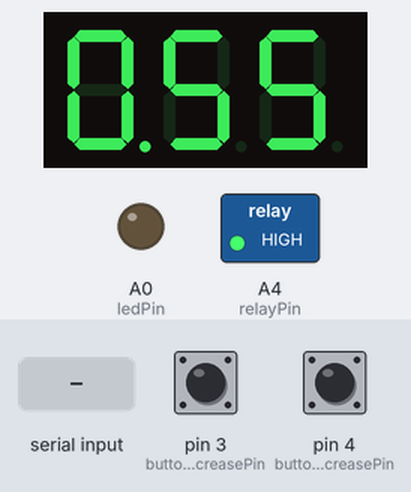
Recording of a sketch running on a simulated Arduino Uno, built with avr-gcc and run on an emulated ATmega328P. On the bench: 3-digit seven-segment display, switched loads named in the sketch (green lamp = pin HIGH), output pins drawn as LEDs (lit = HIGH). Inputs (shaded band) come from the test bench; at power-on: pin 3 (buttonDecreasePin) LOW, pin 4 (buttonIncreasePin) LOW. What the sketch prints to the serial monitor is not drawn.

Above: at 1.2 s.
1.3 s: pin 3 (buttonDecreasePin) pulled HIGH for 1 s
At 1.7 s:
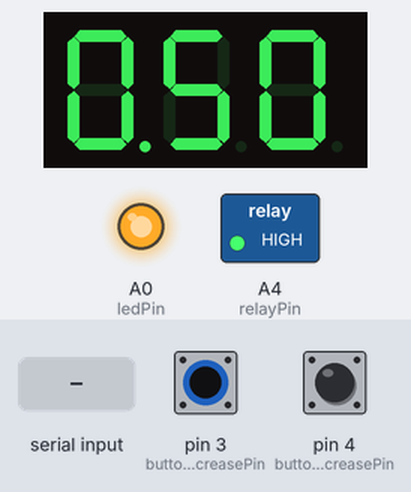
3.8 s: pin 4 (buttonIncreasePin) pulled HIGH for 3.2 s
At 7.5 s:
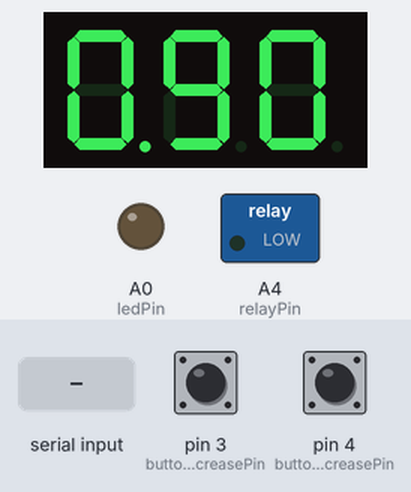
8.5 s: "parameter\n" received over Serial
10.0 s: "30,150\n" received over Serial
At 11.2 s:
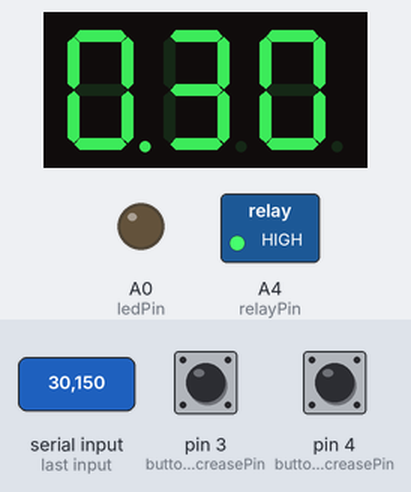
11.5 s: pin 4 (buttonIncreasePin) pulled HIGH for 0.15 s
At 12.8 s:
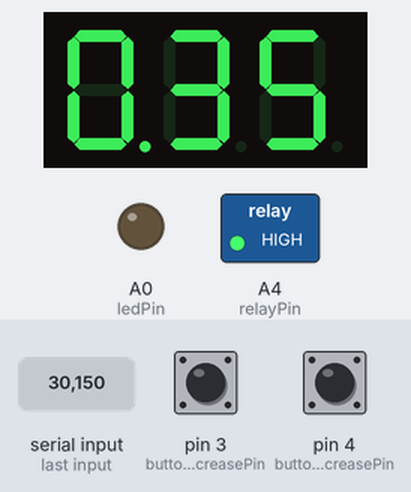
13.2 s: pin 3 (buttonDecreasePin) pulled HIGH for 0.15 s
At 14.1 s:
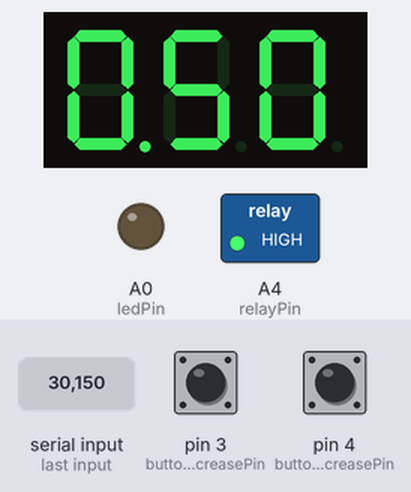
Timing chart, 0 to 15.9 s (numbered marks = the images above; inputs shaded):
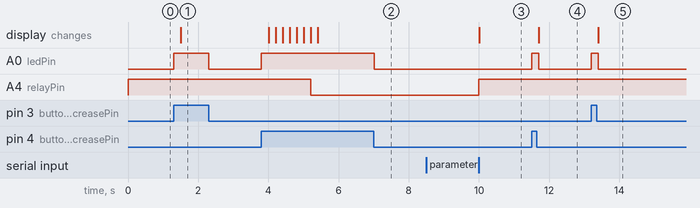

Measured:
- after the input at 1.3 s, A0 (ledPin): LOW → HIGH at once, → LOW 1.0 s later; the display: changes after 0.20 s (image 1)
- after the input at 3.8 s, A0 (ledPin): LOW → HIGH at once, → LOW 3.2 s later; A4 (relayPin): HIGH → LOW after 1.4 s; the display: first changes after 0.20 s (image 2 shows a later state)
- after the input at 10.0 s, A4 (relayPin): LOW → HIGH at once; the display: changes at once (image 3)
- after the input at 11.5 s, A0 (ledPin): LOW → HIGH at once, → LOW 0.20 s later; the display: changes after 0.20 s (image 4)
- after the input at 13.2 s, A0 (ledPin): LOW → HIGH at once, → LOW 0.20 s later; the display: changes after 0.20 s (image 5)

The sketch:

AllbutPIDnESP.ino
```cpp
#include "SevSeg.h"
SevSeg sevseg;  //Instantiate a seven segment controller object

//Sensor Setup
#include <OneWire.h>
#include <DallasTemperature.h>
#define ONE_WIRE_BUS 5

// Setup a oneWire instance to communicate with any OneWire devices (not just Maxim/Dallas temperature ICs)
OneWire oneWire(ONE_WIRE_BUS);

// Pass our oneWire reference to Dallas Temperature.
DallasTemperature sensors(&oneWire);
float temp;

// Pin Definitions
const int buttonIncreasePin = 4;
const int buttonDecreasePin = 3;
const int relayPin = A4;
const int ledPin = A0;

// Global Variables
int parameter = 55;                 // Current parameter
const int limitparameterUp = 90;    // Desired limit parameter
const int limitparameterDown = 50;  // Desired limit parameter

void setup() {
  Serial.begin(115200);
  pinMode(relayPin, OUTPUT);
  pinMode(ledPin, OUTPUT);
  pinMode(buttonIncreasePin, INPUT);
  pinMode(buttonDecreasePin, INPUT);

  digitalWrite(relayPin, LOW);
  digitalWrite(ledPin, LOW);


  byte numDigits = 3;
  byte digitPins[] = { A1, A2, A3 };
  byte segmentPins[] = { 8, 6, 10, 12, 13, 7, 9, 11 };
  bool resistorsOnSegments = true;     // 'false' means resistors are on digit pins
  byte hardwareConfig = COMMON_ANODE;  // See README.md for options
  bool updateWithDelays = false;       // Default 'false' is Recommended
  bool leadingZeros = false;           // Use 'true' if you'd like to keep the leading zeros
  bool disableDecPoint = false;        // Use 'true' if your decimal point doesn't exist or isn't connected

  sevseg.begin(hardwareConfig, numDigits, digitPins, segmentPins, resistorsOnSegments,
               updateWithDelays, leadingZeros, disableDecPoint);
  sevseg.setBrightness(90);
}

void loop() {

  if (digitalRead(buttonIncreasePin) == HIGH) {
    increaseParameter();
    digitalWrite(ledPin, HIGH);
    delay(200);  // Debounce delay
  }

  // Check if the decrease button is pressed
  if (digitalRead(buttonDecreasePin) == HIGH) {
    decreaseParameter();
    digitalWrite(ledPin, HIGH);
    delay(200);  // Debounce delay
  }
  digitalWrite(ledPin, LOW);


  // Check for serial input
  getSerialParam();
  relayControl();

  sevseg.setNumber(parameter, 2);
  Serial.println(parameter);
  sevseg.refreshDisplay();  // Must run repeatedly


  // This is code to display sensor parameter on seven segment
  // getData();
  // sevseg.setNumber(temp, 2);
  // Serial.println(temp);
  // sevseg.refreshDisplay();  // Must run repeatedly
}


/// END OF SEVEN SEGMENT///
void increaseParameter() {
  parameter += 5;
  if (parameter > limitparameterUp) {
    parameter = limitparameterUp;  // Set the parameter to the limit
  }
  Serial.println("Increased parameter: " + String(parameter));
}

void decreaseParameter() {
  parameter -= 5;
  if (parameter < limitparameterDown) {
    parameter = limitparameterDown;  // Set the parameter to the limit
  }
  Serial.println("Decreased parameter: " + String(parameter));
}

/// END OF PUSHBUTTON///

unsigned long previousMillis = 0;     // Variable to store the previous timestamp
const unsigned long interval = 2000;  // Interval in milliseconds between data retrievals


void getData() {
  unsigned long currentMillis = millis();  // Get the current timestamp

  if (currentMillis - previousMillis >= interval) {  // Check if the interval has passed
    previousMillis = currentMillis;                  // Update the previous timestamp

    sensors.requestTemperatures();      // Send the command to get temperatures
    temp = sensors.getTempCByIndex(0);  // Get the temperature from the first sensor
    Serial.println(temp);
  }
}

/// END OF Sensor///

void getSerialParam() {
  if (Serial.available() > 0) {
    String input = Serial.readStringUntil('\n');
    input.trim();
    if (input == "parameter") {
      Serial.print("Enter new parameter: ");
      while (Serial.available() == 0) {
        // Wait for input
      }
      String newParameter = Serial.readStringUntil('\n');
      newParameter.trim();
      parameter = newParameter.toInt();
      Serial.print("Parameter set to: ");
      Serial.println(parameter);
    }
  }
}

void relayControl() {
  if (parameter < 60) {
    digitalWrite(relayPin, HIGH);  // Set output pin to HIGH
    Serial.println("Parameter is lower than 60");
  } else if (parameter > 80) {
    digitalWrite(relayPin, LOW);  // Set output pin to LOW
    Serial.println("Parameter is higher than 80");
  } else {
    Serial.println("Parameter is between 60 and 80");
  }
}

void sendSerial(){
  Serial.print(parameter);
  Serial.print(",");
  Serial.println(temp);
}
```
